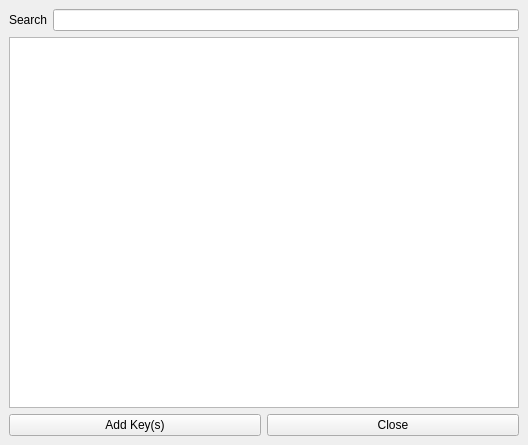
<?xml version="1.0" encoding="UTF-8"?>
<ui version="4.0">
 <class>AddKeyWindow</class>
 <widget class="QMainWindow" name="AddKeyWindow">
  <property name="geometry">
   <rect>
    <x>0</x>
    <y>0</y>
    <width>528</width>
    <height>445</height>
   </rect>
  </property>
  <property name="windowTitle">
   <string>Add CIF Keyword</string>
  </property>
  <widget class="QWidget" name="centralwidget">
   <layout class="QVBoxLayout" name="verticalLayout">
    <item>
     <layout class="QHBoxLayout" name="horizontalLayout">
      <item>
       <widget class="QLabel" name="searchLabel">
        <property name="text">
         <string>Search</string>
        </property>
       </widget>
      </item>
      <item>
       <widget class="QLineEdit" name="searchLineEdit"/>
      </item>
     </layout>
    </item>
    <item>
     <widget class="QListWidget" name="keysListWidget">
      <property name="showDropIndicator" stdset="0">
       <bool>false</bool>
      </property>
      <property name="selectionMode">
       <enum>QAbstractItemView::MultiSelection</enum>
      </property>
      <property name="selectionBehavior">
       <enum>QAbstractItemView::SelectItems</enum>
      </property>
     </widget>
    </item>
    <item>
     <layout class="QHBoxLayout" name="horizontalLayout_2">
      <item>
       <widget class="QPushButton" name="addKeyPushButton">
        <property name="text">
         <string>Add Key(s)</string>
        </property>
       </widget>
      </item>
      <item>
       <widget class="QPushButton" name="cancelPushButton">
        <property name="text">
         <string>Close</string>
        </property>
       </widget>
      </item>
     </layout>
    </item>
   </layout>
  </widget>
 </widget>
 <resources/>
 <connections/>
</ui>
